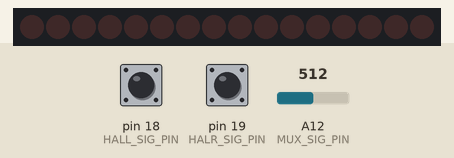
The sketch below on a simulated Arduino Mega 2560, built with avr-gcc and run on an emulated ATmega2560. On the bench: 16 shift-register outputs drawn as a row of LEDs (first output left, lit = HIGH). Wiring (inferred from the names in the program): 2 × shift register (74HC595): data pin 26; shift clock pin 28; latch pin 27; OE pin 30; MR pin 29. Wiring (inferred from the signals the program sends): row of LEDs: on Q0, Q1, Q2, Q3, Q4, Q5, Q6, Q7, Q8, Q9, Q10, Q11, Q12, Q13, Q14, Q15. The inputs (shaded band) are chosen by the test bench; at power-on: A12 (MUX_SIG_PIN) = 512, pin 18 (HALL_SIG_PIN) HIGH, pin 19 (HALR_SIG_PIN) HIGH.

Above: at 1.2 s.
1.3 s: A12 (MUX_SIG_PIN) set to 526
At 1.51 s:
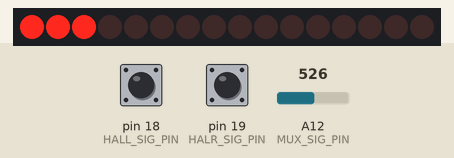
At 1.91 s:
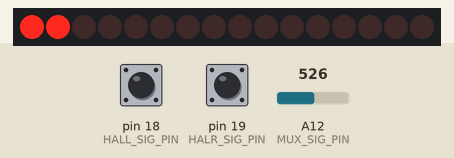
3.3 s: A12 (MUX_SIG_PIN) set to 511
At 4.12 s:
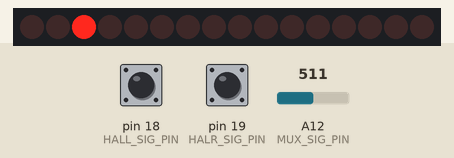
6.3 s: pin 18 (HALL_SIG_PIN) pulled LOW for 0.15 s
7.0 s: pin 19 (HALR_SIG_PIN) pulled LOW for 0.15 s
Timing chart, 0 to 46.0 s (numbered marks = the images above; inputs shaded):
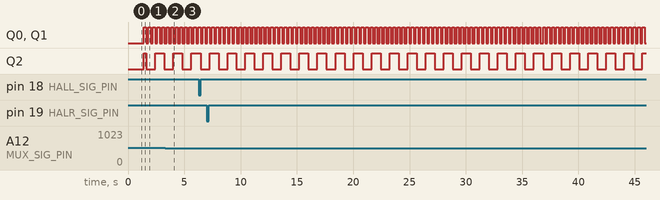

The sketch:

halls.ino
```cpp
int PB1_LED_EN = 0; // on the shift registers
int PB2_LED_EN = 1; // on the shift registers
int PB3_LED_EN = 2; // on the shift registers

int PB1_SIG_PIN = 0; // on the mux - left blinker
int PB2_SIG_PIN = 1; // on the mux - right blinker
int PB3_SIG_PIN = 2; // on the mux - hazards

int HALL_SIG_PIN = 18; // on the arduino digital pins - an interrupt pin
int HALR_SIG_PIN = 19; // on the arduino digital pins - an interrupt pin


#define PRESSTIME 100

#define NUMTOGGLEBUTTONSLEDS 3

#define LEFTBLINKSTATE 0 // the location of the left blinker's state in toggle_states
#define RIGHTBLINKSTATE 1
#define HAZARDBLINKSTATE 2

int toggle_buttons[NUMTOGGLEBUTTONSLEDS] = { PB1_SIG_PIN, PB2_SIG_PIN, PB3_SIG_PIN };
int toggle_button_LEDs[NUMTOGGLEBUTTONSLEDS] = { PB1_LED_EN, PB2_LED_EN, PB3_LED_EN };

bool toggle_states[NUMTOGGLEBUTTONSLEDS] = { false };
bool toggle_newpresses[NUMTOGGLEBUTTONSLEDS] = { true };
unsigned long toggle_downtimes[NUMTOGGLEBUTTONSLEDS] = { 0 };
unsigned long toggle_pressstarted[NUMTOGGLEBUTTONSLEDS] = { false };

bool left_turn_signal_state = 0;
bool right_turn_signal_state = 0;

#define number_of_74hc595s 2 // Number of Shift Registers
#define numOfRegisterPins number_of_74hc595s * 8
boolean registers[numOfRegisterPins];

// Shift Register Control Pins
int SREG_SER_PIN = 26; // on the arduino digital pins
int SREG_RCLK_PIN = 27; // on the arduino digital pins
int SREG_SRCLK_PIN = 28; // on the arduino digital pins
int SREG_SRCLR_PIN = 29; // on the arduino digital pins
int SREG_OE_PIN = 30; // on the arduino digital pins

// Mux control pins
int MUX_SIG_PIN = 12; // on the arduino analog pins
int MUX_S3_PIN = 31; // on the arduino digital pins
int MUX_S2_PIN = 32; // on the arduino digital pins
int MUX_S1_PIN = 33; // on the arduino digital pins
int MUX_S0_PIN = 34; // on the arduino digital pins
int MUX_EN_PIN = 35; // on the arduino digital pins

#define NUMBLINKVARS 4

#define BLINKSLOW 0
#define BLINKMEDIUM 1
#define BLINKFAST 2
#define BLINKFASTEST 3

int blink_increments[NUMBLINKVARS] = { 800, 700, 200, 50 };
unsigned long blink_times[NUMBLINKVARS] = { 0 };
bool blink_states[NUMBLINKVARS] = { false };

bool waiting_for_left = true;
bool waiting_for_right = true;
unsigned long left_time = 0;
unsigned long right_time = 0;


void setup() {

  Serial.begin(9600);

  pinMode(HALL_SIG_PIN, INPUT_PULLUP);
  attachInterrupt(digitalPinToInterrupt(HALL_SIG_PIN), hall_isr, RISING);

  pinMode(HALR_SIG_PIN, INPUT_PULLUP);
  attachInterrupt(digitalPinToInterrupt(HALR_SIG_PIN), halr_isr, RISING);

  pinMode(SREG_SER_PIN, OUTPUT);
  pinMode(SREG_RCLK_PIN, OUTPUT);
  pinMode(SREG_SRCLK_PIN, OUTPUT);
  pinMode(SREG_SRCLR_PIN, OUTPUT);
  pinMode(SREG_OE_PIN, OUTPUT);

  pinMode(MUX_S3_PIN, OUTPUT);
  pinMode(MUX_S2_PIN, OUTPUT);
  pinMode(MUX_S1_PIN, OUTPUT);
  pinMode(MUX_S0_PIN, OUTPUT);
  pinMode(MUX_EN_PIN, OUTPUT);

  digitalWrite(SREG_OE_PIN, LOW);
  digitalWrite(SREG_SRCLR_PIN, HIGH);

  //reset all register pins
  clearRegisters();
  writeRegisters();
}

void loop() {

  // set the state of the global blink variables
  for (int i = 0; i < NUMBLINKVARS; i++) {
    if (millis() - blink_times[i] > blink_increments[i]) {
      blink_states[i] = !blink_states[i];
      blink_times[i] = millis();
    }
  }

  // look for new presses on the buttons
  for (int i = 0; i < NUMTOGGLEBUTTONSLEDS; i++) {
    if (read_mux_button(toggle_buttons[i])) {
      if (toggle_pressstarted[i] == false) {
        toggle_pressstarted[i] = true;
        toggle_downtimes[i] = millis();
      }
      if (millis() - toggle_downtimes[i] > PRESSTIME) {
        if (toggle_newpresses[i]) {
          toggle_states[i] = !toggle_states[i];
          toggle_newpresses[i] = false;
        }
      }
    }
    else {
      toggle_pressstarted[i] = false;
      toggle_newpresses[i] = true;
    }
  }

  left_turn_signal_state = (toggle_states[LEFTBLINKSTATE] || toggle_states[HAZARDBLINKSTATE]) && blink_states[BLINKFAST];
  right_turn_signal_state = (toggle_states[RIGHTBLINKSTATE] || toggle_states[HAZARDBLINKSTATE]) && blink_states[BLINKFAST];

  setAndWrite(toggle_button_LEDs[LEFTBLINKSTATE], left_turn_signal_state);
  setAndWrite(toggle_button_LEDs[RIGHTBLINKSTATE], right_turn_signal_state);
  setAndWrite(toggle_button_LEDs[HAZARDBLINKSTATE], toggle_states[HAZARDBLINKSTATE] && blink_states[BLINKSLOW]);

}

void new_hal_edge(){

  if ((waiting_for_left == false) && (waiting_for_right == false)) {
    if (right_time < left_time) { // A right turn
      if (toggle_states[LEFTBLINKSTATE]){
        toggle_states[LEFTBLINKSTATE] = false;
      }
    }
    else if (right_time > left_time) { // A left turn
      if (toggle_states[RIGHTBLINKSTATE]){
        toggle_states[RIGHTBLINKSTATE] = false;
      }
    }

    waiting_for_left = true;
    waiting_for_right = true;

  }
}

void hall_isr() {
  left_time = millis();
  waiting_for_left = false;
  new_hal_edge();
}

void halr_isr() {
  right_time = millis();
  waiting_for_right = false;
  new_hal_edge();
}

void setAndWrite(int index, int value) {
  setRegisterPin(index, value);
  writeRegisters();
}

void clearRegisters() {
  for (int i = numOfRegisterPins - 1; i >= 0; i--) {
    registers[i] = LOW;
  }
}

void writeRegisters() {

  digitalWrite(SREG_RCLK_PIN, LOW);

  for (int i = numOfRegisterPins - 1; i >= 0; i--) {

    digitalWrite(SREG_SRCLK_PIN, LOW);

    int val = registers[i];

    digitalWrite(SREG_SER_PIN, val);
    digitalWrite(SREG_SRCLK_PIN, HIGH);
  }
  digitalWrite(SREG_RCLK_PIN, HIGH);
}

void setRegisterPin(int index, int value) {
  //set an individual pin HIGH or LOW
  registers[index] = value;
}

bool ar_to_dr(int ar_value) {
  // turns an analog read to a binary digital value

  if (ar_value > 512) {
    return true;
  }
  else {
    return false;
  }
}

int read_mux(int channel) {

  int controlPin[] = { MUX_S0_PIN, MUX_S1_PIN, MUX_S2_PIN, MUX_S3_PIN };

  int muxChannel[16][4] = {
    { 0,0,0,0 }, //channel 0
    { 1,0,0,0 }, //channel 1
    { 0,1,0,0 }, //channel 2
    { 1,1,0,0 }, //channel 3
    { 0,0,1,0 }, //channel 4
    { 1,0,1,0 }, //channel 5
    { 0,1,1,0 }, //channel 6
    { 1,1,1,0 }, //channel 7
    { 0,0,0,1 }, //channel 8
    { 1,0,0,1 }, //channel 9
    { 0,1,0,1 }, //channel 10
    { 1,1,0,1 }, //channel 11
    { 0,0,1,1 }, //channel 12
    { 1,0,1,1 }, //channel 13
    { 0,1,1,1 }, //channel 14
    { 1,1,1,1 }  //channel 15
  };

  //loop through the 4 sig
  for (int i = 0; i < 4; i++) {
    digitalWrite(controlPin[i], muxChannel[channel][i]);
  }

  int val = analogRead(MUX_SIG_PIN);

  return val;
}

int read_mux_button(int channel) {
  return ar_to_dr(read_mux(channel));
}
```

Measured:
- the behaviour switches between 512 and 513 on A12 (MUX_SIG_PIN) (found by bisection; images 0 and 1)
- after the input at 1.3 s, Q0, Q1: alternates HIGH for 0.20 s and LOW for 0.20 s, starting after 0.11 s; Q2: LOW → HIGH after 0.10 s, → LOW 0.21 s later, → HIGH 0.80 s later, → LOW 0.80 s later
